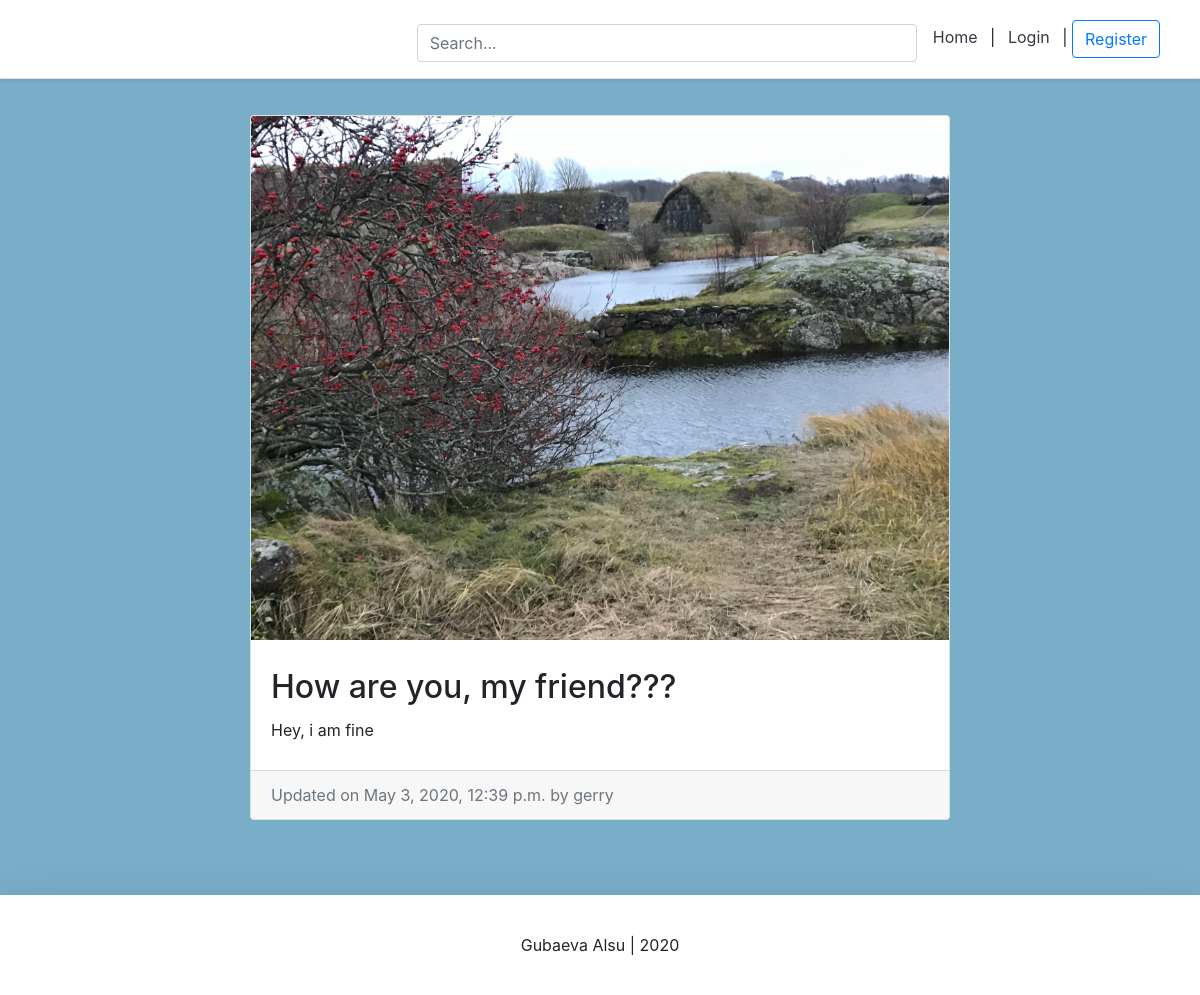
Before: /blog/gerry-how-are-you-my-friend/ with the older database file.
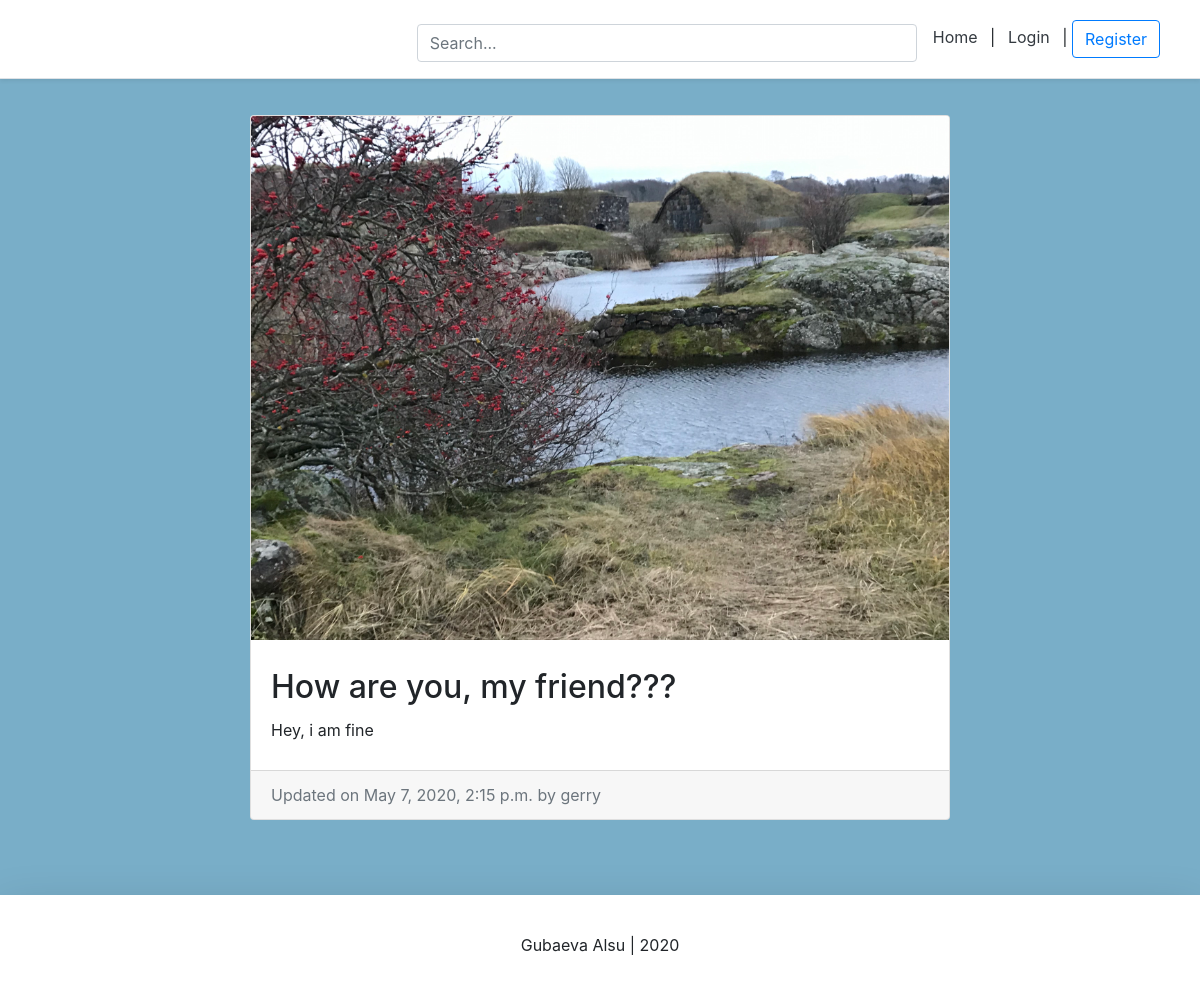
After: the same page with the newer database file.
### blog/models.py (models this page shows, shortened)
class BlogPost(models.Model):
    title = models.CharField(max_length=50, null=False, blank=False)
    body = models.TextField(max_length=5000, null=False, blank=False)
    image = models.ImageField(upload_to=upload_location, null=False, blank=False)
    likes = models.ManyToManyField(settings.AUTH_USER_MODEL, related_name='likes', blank=True)
    date_published = models.DateTimeField(auto_now_add=True, verbose_name="date published")
    date_updated = models.DateTimeField(auto_now=True, verbose_name="date updated")
    author = models.ForeignKey(settings.AUTH_USER_MODEL, on_delete=models.CASCADE)
    slug = models.SlugField(blank=True, unique=True)

### user/models.py (models this page shows, shortened)
class New_user(AbstractBaseUser):
    email = models.EmailField(verbose_name="email", max_length=60, unique=True)
    username = models.CharField(max_length=40, unique=True)
    date_joined = models.DateTimeField(verbose_name='date joined', auto_now_add=True)
    last_login = models.DateTimeField(verbose_name='last login', auto_now=True)
    is_admin = models.BooleanField(default=False)
    is_active = models.BooleanField(default=True)
    is_staff = models.BooleanField(default=False)
    is_superuser = models.BooleanField(default=False)
    photo = models.ImageField(upload_to='images/', blank=True)
    status = models.TextField(max_length=50, blank=True)
    USERNAME_FIELD = 'username'
    objects = MyAccountManager()
    def __str__(self):
        return self.username

### blog/views.py (the view)
# urls.py: path('<slug>/', detail_blog_view, name="detail"),
def detail_blog_view(request, slug):
    context = {}
    blog_post = get_object_or_404(BlogPost, slug=slug)
    context['blog_post'] = blog_post
    return render(request, 'blog/detail_blog.html', context)

### templates/blog/detail_blog.html (shortened to what this page needs)
{%  extends "user_page/main.html" %}
{% block all_posts %}
<div class="container">
    <div class="row">
        <div class="card m-auto">
            <img class="card-img-top" src="{{ blog_post.image.url }}" >
            <div class="card-body my-2">
                <h2 class="card-title">{{ blog_post.title }}</h2>
                <p class="card-text">{{blog_post.body|safe}}</p>
            </div>
            <div class="card-footer text-muted">
                Updated on {{ blog_post.date_updated }} by {{ blog_post.author }}
            </div>
        </div>
    </div>
</div>
{% endblock all_posts %}

Changed rows visible on the page:
changed BlogPost "How are you, my friend???": date_updated "May 3, 2020, 12:39 p.m." → "May 7, 2020, 2:15 p.m."
